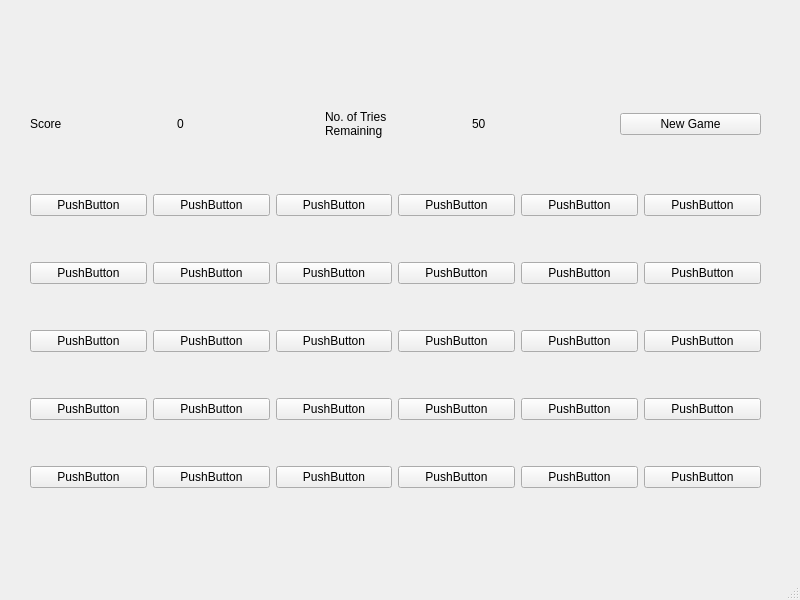
<?xml version="1.0" encoding="UTF-8"?>
<ui version="4.0">
 <class>MainWindow</class>
 <widget class="QMainWindow" name="MainWindow">
  <property name="geometry">
   <rect>
    <x>0</x>
    <y>0</y>
    <width>800</width>
    <height>600</height>
   </rect>
  </property>
  <property name="windowTitle">
   <string>MainWindow</string>
  </property>
  <widget class="QWidget" name="centralwidget">
   <widget class="QWidget" name="gridLayoutWidget">
    <property name="geometry">
     <rect>
      <x>30</x>
      <y>70</y>
      <width>731</width>
      <height>461</height>
     </rect>
    </property>
    <layout class="QGridLayout" name="gridLayout">
     <item row="5" column="0">
      <layout class="QHBoxLayout" name="horizontalLayout_5">
       <item>
        <widget class="QPushButton" name="pushButton_21">
         <property name="text">
          <string>PushButton</string>
         </property>
        </widget>
       </item>
       <item>
        <widget class="QPushButton" name="pushButton_20">
         <property name="text">
          <string>PushButton</string>
         </property>
        </widget>
       </item>
       <item>
        <widget class="QPushButton" name="pushButton_19">
         <property name="text">
          <string>PushButton</string>
         </property>
        </widget>
       </item>
       <item>
        <widget class="QPushButton" name="pushButton_22">
         <property name="text">
          <string>PushButton</string>
         </property>
        </widget>
       </item>
       <item>
        <widget class="QPushButton" name="pushButton_23">
         <property name="text">
          <string>PushButton</string>
         </property>
        </widget>
       </item>
       <item>
        <widget class="QPushButton" name="pushButton_24">
         <property name="text">
          <string>PushButton</string>
         </property>
        </widget>
       </item>
      </layout>
     </item>
     <item row="6" column="0">
      <layout class="QHBoxLayout" name="horizontalLayout_4">
       <item>
        <widget class="QPushButton" name="pushButton_27">
         <property name="text">
          <string>PushButton</string>
         </property>
        </widget>
       </item>
       <item>
        <widget class="QPushButton" name="pushButton_26">
         <property name="text">
          <string>PushButton</string>
         </property>
        </widget>
       </item>
       <item>
        <widget class="QPushButton" name="pushButton_25">
         <property name="text">
          <string>PushButton</string>
         </property>
        </widget>
       </item>
       <item>
        <widget class="QPushButton" name="pushButton_28">
         <property name="text">
          <string>PushButton</string>
         </property>
        </widget>
       </item>
       <item>
        <widget class="QPushButton" name="pushButton_29">
         <property name="text">
          <string>PushButton</string>
         </property>
        </widget>
       </item>
       <item>
        <widget class="QPushButton" name="pushButton_30">
         <property name="text">
          <string>PushButton</string>
         </property>
        </widget>
       </item>
      </layout>
     </item>
     <item row="4" column="0">
      <layout class="QHBoxLayout" name="horizontalLayout_6">
       <item>
        <widget class="QPushButton" name="pushButton_13">
         <property name="text">
          <string>PushButton</string>
         </property>
        </widget>
       </item>
       <item>
        <widget class="QPushButton" name="pushButton_14">
         <property name="text">
          <string>PushButton</string>
         </property>
        </widget>
       </item>
       <item>
        <widget class="QPushButton" name="pushButton_15">
         <property name="text">
          <string>PushButton</string>
         </property>
        </widget>
       </item>
       <item>
        <widget class="QPushButton" name="pushButton_17">
         <property name="text">
          <string>PushButton</string>
         </property>
        </widget>
       </item>
       <item>
        <widget class="QPushButton" name="pushButton_16">
         <property name="text">
          <string>PushButton</string>
         </property>
        </widget>
       </item>
       <item>
        <widget class="QPushButton" name="pushButton_18">
         <property name="text">
          <string>PushButton</string>
         </property>
        </widget>
       </item>
      </layout>
     </item>
     <item row="3" column="0">
      <layout class="QHBoxLayout" name="horizontalLayout">
       <item>
        <widget class="QPushButton" name="pushButton_7">
         <property name="text">
          <string>PushButton</string>
         </property>
        </widget>
       </item>
       <item>
        <widget class="QPushButton" name="pushButton_9">
         <property name="text">
          <string>PushButton</string>
         </property>
        </widget>
       </item>
       <item>
        <widget class="QPushButton" name="pushButton_10">
         <property name="text">
          <string>PushButton</string>
         </property>
        </widget>
       </item>
       <item>
        <widget class="QPushButton" name="pushButton_8">
         <property name="text">
          <string>PushButton</string>
         </property>
        </widget>
       </item>
       <item>
        <widget class="QPushButton" name="pushButton_11">
         <property name="text">
          <string>PushButton</string>
         </property>
        </widget>
       </item>
       <item>
        <widget class="QPushButton" name="pushButton_12">
         <property name="text">
          <string>PushButton</string>
         </property>
        </widget>
       </item>
      </layout>
     </item>
     <item row="2" column="0">
      <layout class="QHBoxLayout" name="horizontalLayout_3">
       <item>
        <widget class="QPushButton" name="pushButton_2">
         <property name="text">
          <string>PushButton</string>
         </property>
        </widget>
       </item>
       <item>
        <widget class="QPushButton" name="pushButton_3">
         <property name="text">
          <string>PushButton</string>
         </property>
        </widget>
       </item>
       <item>
        <widget class="QPushButton" name="pushButton_5">
         <property name="text">
          <string>PushButton</string>
         </property>
        </widget>
       </item>
       <item>
        <widget class="QPushButton" name="pushButton_6">
         <property name="text">
          <string>PushButton</string>
         </property>
        </widget>
       </item>
       <item>
        <widget class="QPushButton" name="pushButton_4">
         <property name="text">
          <string>PushButton</string>
         </property>
        </widget>
       </item>
       <item>
        <widget class="QPushButton" name="pushButton_1">
         <property name="text">
          <string>PushButton</string>
         </property>
        </widget>
       </item>
      </layout>
     </item>
     <item row="0" column="0">
      <layout class="QHBoxLayout" name="horizontalLayout_2">
       <item>
        <widget class="QLabel" name="scoreText">
         <property name="text">
          <string>Score</string>
         </property>
        </widget>
       </item>
       <item>
        <widget class="QLabel" name="scoreValue">
         <property name="text">
          <string>0</string>
         </property>
        </widget>
       </item>
       <item>
        <widget class="QLabel" name="triesText">
         <property name="text">
          <string>No. of Tries
Remaining</string>
         </property>
        </widget>
       </item>
       <item>
        <widget class="QLabel" name="triesValue">
         <property name="text">
          <string>50</string>
         </property>
        </widget>
       </item>
       <item>
        <widget class="QPushButton" name="newGameButton">
         <property name="text">
          <string>New Game</string>
         </property>
        </widget>
       </item>
      </layout>
     </item>
     <item row="1" column="0">
      <spacer name="verticalSpacer_2">
       <property name="orientation">
        <enum>Qt::Vertical</enum>
       </property>
       <property name="sizeType">
        <enum>QSizePolicy::Fixed</enum>
       </property>
       <property name="sizeHint" stdset="0">
        <size>
         <width>10</width>
         <height>10</height>
        </size>
       </property>
      </spacer>
     </item>
    </layout>
   </widget>
   <widget class="QLabel" name="label">
    <property name="geometry">
     <rect>
      <x>160</x>
      <y>10</y>
      <width>421</width>
      <height>41</height>
     </rect>
    </property>
    <property name="text">
     <string/>
    </property>
   </widget>
  </widget>
  <widget class="QMenuBar" name="menubar">
   <property name="geometry">
    <rect>
     <x>0</x>
     <y>0</y>
     <width>800</width>
     <height>22</height>
    </rect>
   </property>
  </widget>
  <widget class="QStatusBar" name="statusbar"/>
 </widget>
 <resources/>
 <connections/>
</ui>
